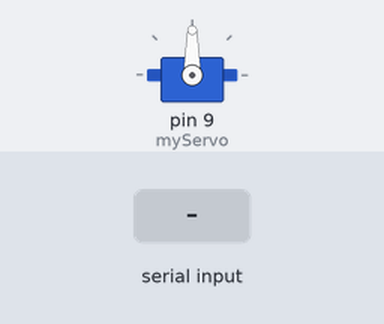
Simulated run of this program. Board: Arduino Uno, built with avr-gcc and run on an emulated ATmega328P. On the bench: servo. The inputs (shaded band) are chosen by the test bench. What the program prints to the serial monitor is not drawn.

Above: at 1.2 s.
1.3 s: "5\n" received over Serial
3.8 s: "90,45\n" received over Serial
Timing chart, 0 to 6.8 s (numbered marks = the images above; inputs shaded):
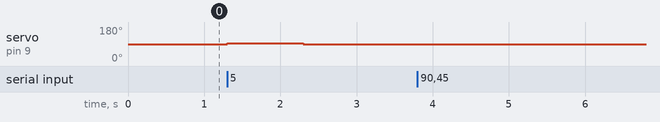

The program:

main.cpp
```cpp
#include <Arduino.h>
#include <Servo.h>

Servo myServo;  // Servo-Objekt erstellen

int currentAngle = 90; // Ausgangsstellung in der Mitte (90 Grad)
int angleChange = 0; // Variabler Winkel

void setup() {
  Serial.begin(9600); // Serielle Kommunikation starten
  myServo.attach(9);  // Servo an Pin 9 anschließen
  myServo.write(currentAngle);  // Servo auf Ausgangsstellung setzen
  Serial.println("Gebe einen Winkel von -10 bis 10 ein: ");
}

void loop() {
  if (Serial.available() > 0) {  // Prüfen, ob Daten über den seriellen Monitor eingegeben wurden
    angleChange = Serial.parseInt();  // Eingabewert als Ganzzahl lesen

    if (angleChange >= -10 && angleChange <= 10) {
      currentAngle = 90 + angleChange;  // Ausgangsstellung (90 Grad) um den Eingabewinkel ändern
      myServo.write(currentAngle);  // Servo auf neuen Winkel bewegen
      Serial.print("Neuer Winkel: ");
      Serial.println(currentAngle);
    } else {
      Serial.println("Bitte einen Wert zwischen -10 und 10 eingeben.");
    }
  }
}
```

Measured:
- after the input at 1.3 s, servo on pin 9 (myServo): 90° → 95° at once, → 90° 1.0 s later
- after the input at 3.8 s, every drawn part: stays the same
